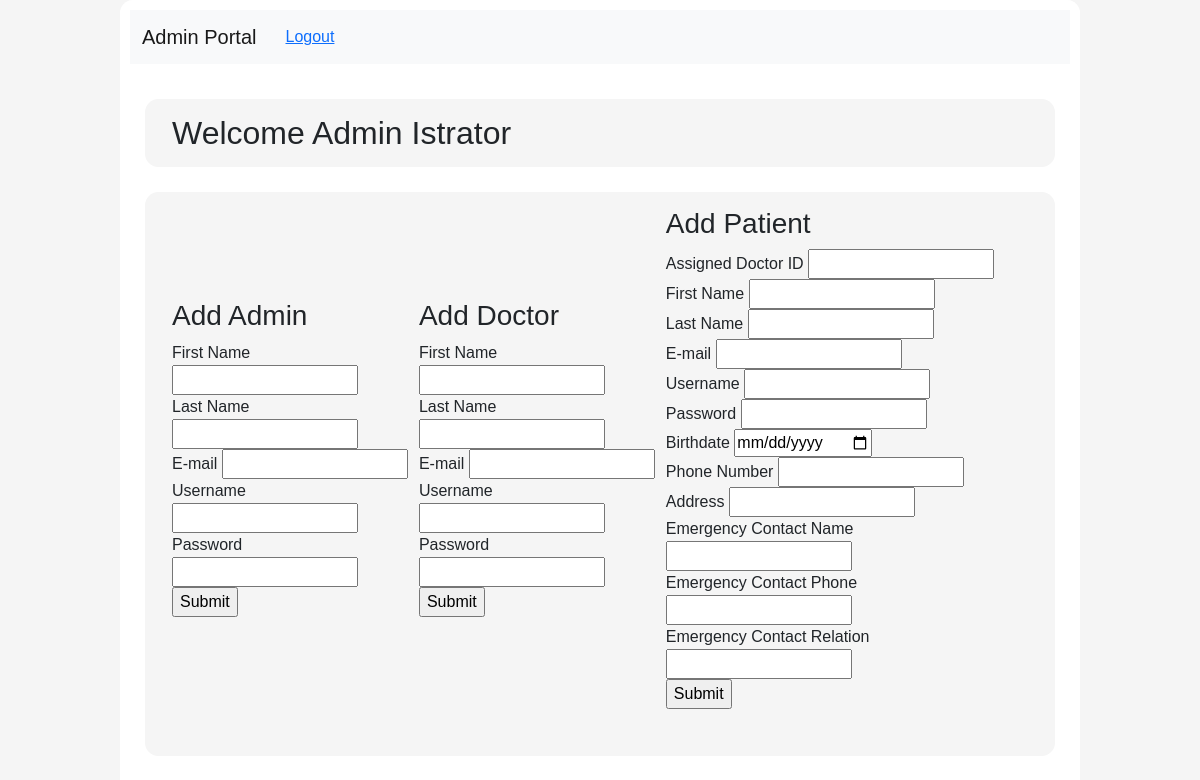
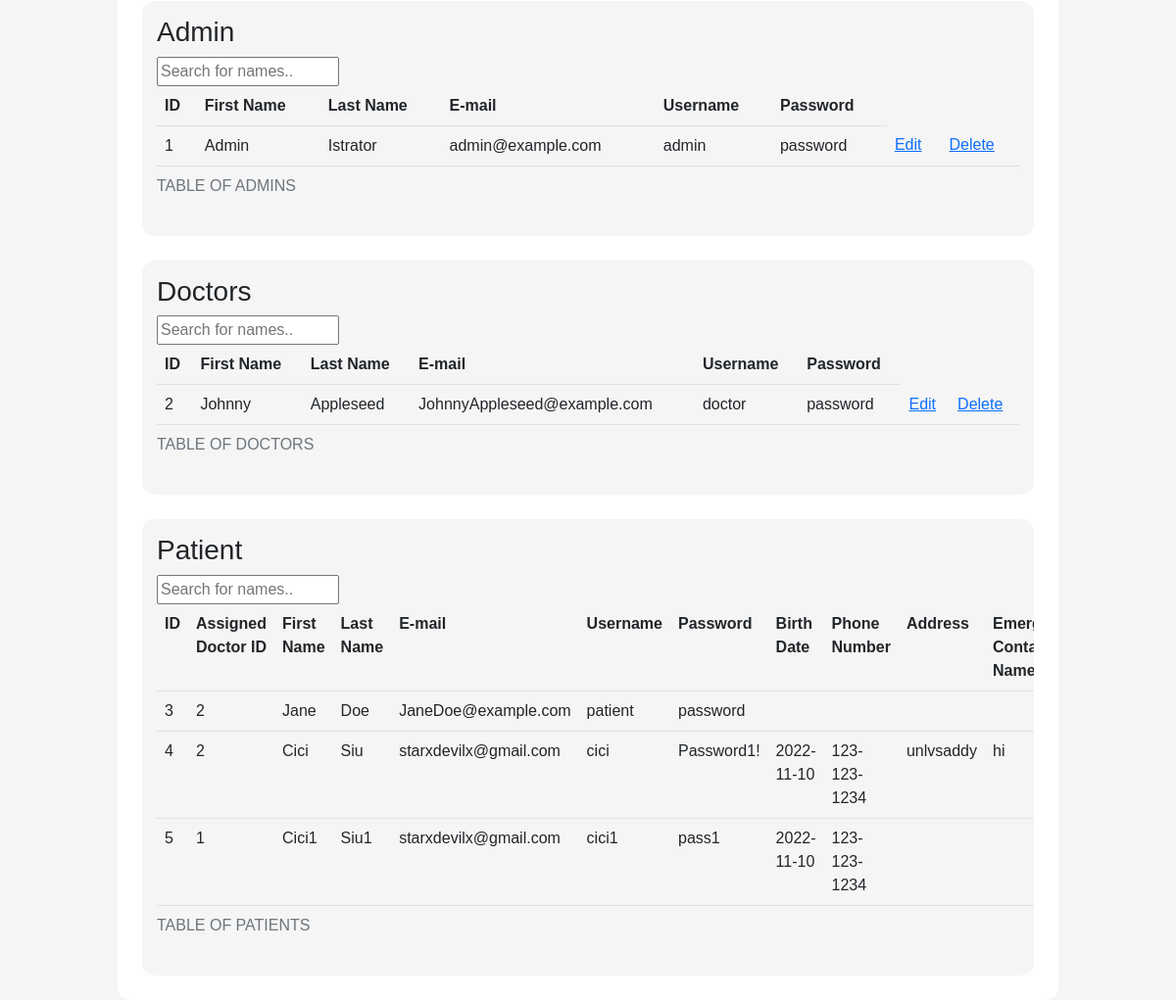
The page /html/admin/adminPortal.php (signed in) on the database its author committed (2 pictures, top to bottom).
### tables this page shows
CREATE TABLE `Users` (
  `id` int(11) UNSIGNED NOT NULL,
  `first_name` varchar(255) DEFAULT NULL,
  `last_name` varchar(255) DEFAULT NULL,
  `email` varchar(255) DEFAULT NULL,
  `userpassword` varchar(64) NOT NULL,
  `role` enum('ADMIN','DOCTOR','PATIENT') DEFAULT NULL,
  `username` varchar(255) NOT NULL,
  `assigned_doctorId` int(11) DEFAULT NULL,
  `birthdate` date DEFAULT NULL,
  `phone` varchar(255) DEFAULT NULL,
  `address` varchar(255) DEFAULT NULL,
  `emerCon_name` varchar(255) DEFAULT NULL,
  `emerCon_phone` varchar(255) DEFAULT NULL,
  `emerCon_relation` varchar(255) DEFAULT NULL
);

### html/admin/adminPortal.php (the view, shortened to what this page needs)
<!DOCTYPE html>
<html lang="en">
<head>
  <link href="https://cdn.jsdelivr.net/npm/bootstrap@5.2.2/dist/css/bootstrap.min.css" rel="stylesheet" />
  <link rel="stylesheet" href="../../css/style.css?v=<?php echo time(); ?>" />
</head>
<body>
  <div class="body">
    <header>
      <nav class="navbar navbar-expand-lg navbar-light bg-light justify-content-center nav-fill">
        <div class="container-fluid">
          <a class="navbar-brand mb-0 h1" href="patientPortal.php">Admin Portal</a>
          <div class="collapse navbar-collapse" id="navbarNavAltMarkup">
            <div class="navbar-nav">
            <button type="button" class="btn btn-light" style="float: right;"><a href="../logout.php">Logout</a></button>
            </div>
          </div>
        </div>
      </nav>
    </header>
    <section>
      <div class="container" style="display: block;">
        <h2 style="margin: 0px;">
          <?php
          $conn = new mysqli("localhost", "root", "", "pregnancy");
          $sessionUserId = $_SESSION['sessionUserId'];
          $sql = "SELECT * FROM Users WHERE id = $sessionUserId";
          $result1 = mysqli_query($conn, $sql);
          $user = mysqli_fetch_all($result1, MYSQLI_ASSOC);
          foreach ($user as $user1) {
            $first = $user1['first_name'];
            $last = $user1['last_name'];
          }
          echo "Welcome " . $first . " " . $last;
          ?>
        </h2>
      </div>
    </section>
    <section>
      <div class="container" >
        <div>
        <h3>Add Admin</h3>
        <table class="table table-hover">
          <tbody>
          <form name="frmContact" method="post" action="adminAddAdminAction.php">
              <p>
                  <label for="firstname">First Name </label>
                  <input type="text" name="firstName" id="firstName" required> <br/>
                  <label for="lastname">Last Name</label>
                  <input type="text" name="lastName" id="lastName" required> <br/>
                  <label for="email">E-mail</label>
                  <input type="text" name="email" id="email" required> <br/>
                  <label for="username">Username</label>
                  <input type="text" name="username" id="username" required> <br/>
                  <label for="password">Password</label>
                  <input type="text" name="password" id="password" required> <br/>
                  <input type="submit" name="Submit" id="Submit" value="Submit">
              </p>
          </form>
          </tbody>
        </table>
      </div>
        <div>
          <h3>Add Doctor</h3>
          <table class="table table-hover">
            <tbody>
            <form name="frmContact" method="post" action="adminAddDoctorAction.php">
                <p>
                    <label for="firstname">First Name </label>
                    <input type="text" name="firstName" id="firstName" required> <br/>
                    <label for="lastname">Last Name</label>
                    <input type="text" name="lastName" id="lastName" required> <br/>
                    <label for="email">E-mail</label>
                    <input type="text" name="email" id="email" required> <br/>
                    <label for="username">Username</label>
                    <input type="text" name="username" id="username" required> <br/>
                    <label for="password">Password</label>
                    <input type="text" name="password" id="password" required> <br/>
                    <input type="submit" name="Submit" id="Submit" value="Submit">
                </p>
            </form>
            </tbody>
          </table>
        </div>
        <div>
          <h3>Add Patient</h3>
          <table class="table table-hover">
            <tbody>
            <form name="frmContact" method="post" action="adminAddPatientAction.php">
                <p>
                    <label for="assDocId">Assigned Doctor ID</label>
                    <input type="text" name="assignedDoctorId" id="assignedDoctorId" required> <br/>
                    <label for="firstname">First Name </label>
                    <input type="text" name="firstName" id="firstName" required> <br/>
                    <label for="lastname">Last Name</label>
                    <input type="text" name="lastName" id="lastName" required> <br/>
                    <label for="email">E-mail</label>
                    <input type="text" name="email" id="email" required> <br/>
                    <label for="username">Username</label>
                    <input type="text" name="username" id="username" required> <br/>
                    <label for="password">Password</label>
                    <input type="text" name="password" id="password" required> <br/>
                    <label for="password">Birthdate</label>
                    <input type="date" name="birthdate" id="birthdate" required> <br/>
                    <label for="password">Phone Number</label>
                    <input type="text" name="phonenumber" id="phonenumber" required> <br/>
                    <label for="password">Address</label>
                    <input type="text" name="address" id="address" required> <br/>
                    <label for="password">Emergency Contact Name</label>
                    <input type="text" name="emerCon_name" id="emerCon_name" required> <br/>
                    <label for="password">Emergency Contact Phone</label>
                    <input type="text" name="emerCon_phone" id="emerCon_phone" required> <br/>
                    <label for="password">Emergency Contact Relation</label>
                    <input type="text" name="emerCon_relation" id="emerCon_relation" required> <br/>
                    <input type="submit" name="Submit" id="Submit" value="Submit">
                </p>
            </form>
            </tbody>
          </table>
        </div>
      </div>
    </section>
    <section>
      <h3>Admin</h3>
      <input type="text" id="myInput" onkeyup="myFunction()" placeholder="Search for names..">
      <table class="table table-hover" id ="myTable">
        <caption>TABLE OF ADMINS</caption>
        <tr class = "header">
          <th>ID</th>
          <th>First Name</th>
          <th>Last Name</th>
          <th>E-mail</th>
          <th>Username</th>
          <th>Password</th>
        </tr>
        <?php
          $conn = new mysqli("localhost", "root", "", "pregnancy");
          $sql = "SELECT * FROM Users WHERE role = 'ADMIN' ";
          $result = $conn->query($sql);
          while($row = $result->fetch_assoc()) {
          echo "
          <tr>
            <td>".$row['id']."</td>
            <td>".$row['first_name']."</td>
            <td>".$row['last_name']."</td>
            <td>".$row['email']."</td>
            <td>".$row['username']."</td>
            <td>".$row['userpassword']."</td>
            <td><a href='adminEditAdmin.php?a="   . $row['id'] . "'>Edit</a></td>
            <td><a href='adminDeleteAdmin.php?a=" . $row['id'] . "'>Delete</a></td>
          </tr>
          ";
          }
        ?>
      </table>
    </section>
    <section>
      <h3>Doctors</h3>
      <input type="text" id="myInput2" onkeyup="myFunction2()" placeholder="Search for names..">
      <table class="table table-hover" id ="myTable2">
        <caption>TABLE OF DOCTORS</caption>
        <tr>
          <th>ID</th>
          <th>First Name</th>
          <th>Last Name</th>
          <th>E-mail</th>
          <th>Username</th>
          <th>Password</th>
        </tr>
        <?php
          $conn = new mysqli("localhost", "root", "", "pregnancy");
          $sql = "SELECT * FROM Users WHERE role = 'DOCTOR' ";
          $result = $conn->query($sql);
          while($row = $result->fetch_assoc()) {
          echo "
          <tr>
            <td>".$row['id']."</td>
            <td>".$row['first_name']."</td>
            <td>".$row['last_name']."</td>
            <td>".$row['email']."</td>
            <td>".$row['username']."</td>
            <td>".$row['userpassword']."</td>
            <td><a href='adminEditDoctor.php?a="   . $row['id'] . "'>Edit</a></td>
            <td><a href='adminDeleteDoctor.php?a=" . $row['id'] . "'>Delete</a></td>
          </tr>
          ";
          }
        ?>
      </table>
    </section>
    <section style = "overflow-x: scroll">
      <h3>Patient</h3>
      <input type="text" id="myInput3" onkeyup="myFunction3()" placeholder="Search for names..">
      <table class="table table-hover" id ="myTable3">
        <caption>TABLE OF PATIENTS</caption>
        <tr>
          <th>ID</th>
          <th>Assigned Doctor ID</th>
          <th>First Name</th>
          <th>Last Name</th>
          <th>E-mail</th>
          <th>Username</th>
          <th>Password</th>
          <th>Birth Date</th>
          <th>Phone Number</th>
          <th>Address</th>
          <th>Emergency Contact Name</th>
        </tr>
        <?php
          $conn = new mysqli("localhost", "root", "", "pregnancy");
          $sql = "SELECT * FROM Users WHERE role = 'PATIENT' ";
          $result = $conn->query($sql);
          while($row = $result->fetch_assoc()) {
          echo "
          <tr>
            <td>".$row['id']."</td>
            <td>".$row['assigned_doctorId']."</td>
            <td>".$row['first_name']."</td>
            <td>".$row['last_name']."</td>
            <td>".$row['email']."</td>
            <td>".$row['username']."</td>
            <td>".$row['userpassword']."</td>
            <td>".$row['birthdate']."</td>
            <td>".$row['phone']."</td>
            <td>".$row['address']."</td>
            <td>".$row['emerCon_name']."</td>
            <td>".$row['emerCon_phone']."</td>
            <td>".$row['emerCon_relation']."</td>
            <td><a href='adminEditPatient.php?a="   . $row['id'] . "'>Edit</a></td>
            <td><a href='adminDeletePatient.php?a=" . $row['id'] . "'>Delete</a></td>
          </tr>
          ";
          }
        ?>
      </table>
    </section>
      </div>
  </body>
</html>

### css/style.css (style rules this page uses)
body { background-color: whitesmoke; display: flex; justify-content: center; align-items: center; font-family: Helvetica, Arial, sans-serif; }
header { background-color: white; border-top-left-radius: 10pt; border-top-right-radius: 10pt; padding: 10px; text-align: center; }
.body { background-color: white; border-radius: 10pt; width: 80%; min-height: 100vh; display: block; justify-content: center; align-items: center; }
section { background-color: whitesmoke; margin: 25px; padding: 15px; border-radius: 10pt; }

### html/admin/adminPortal.php (style rules this page uses)
.container { display: flex; flex-direction: row; justify-content: center; align-items: center; }

### rows shown on the page
users: first_name "Admin", last_name "Istrator", id "1", email "admin@example.com", username "admin", userpassword "password"
users: id "2", first_name "Johnny", last_name "Appleseed", email "JohnnyAppleseed@example.com", username "doctor", userpassword "password"
users: id "3", assigned_doctorId "2", first_name "Jane", last_name "Doe", email "JaneDoe@example.com", username "patient", userpassword "password"
users: id "4", assigned_doctorId "2", first_name "Cici", last_name "Siu", email "starxdevilx@gmail.com", username "cici", userpassword "Password1!", birthdate "2022-11-10", phone "123-123-1234", address "unlvsaddy", emerCon_name "hi"
users: id "5", assigned_doctorId "1", first_name "Cici1", last_name "Siu1", email "starxdevilx@gmail.com", username "cici1", userpassword "pass1", birthdate "2022-11-10", phone "123-123-1234"
